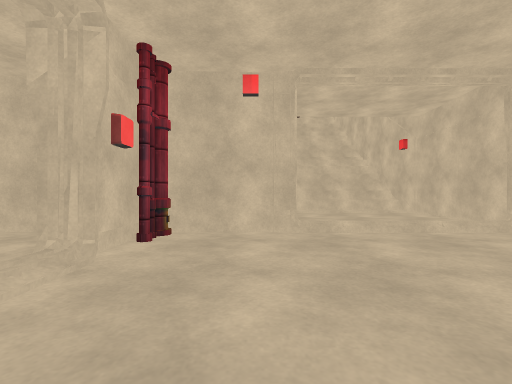
[1] (above)

18 first-person views from a walk through a scene from a Unity 3-D project. The camera is 1.3 m above the floor, looks level and sees 85° across. The floor is counted in squares, 2 m on a side. Each view is taken from the middle of a square. On the plan, view 1 faces up. The plan holds only what a view shows up to about 9 squares ahead; the rest is blank. The place goes on beyond the plan. The player character is not drawn. Door leaves are left out, so doorways stand open. Some surface patterns are stand-ins.

[2]
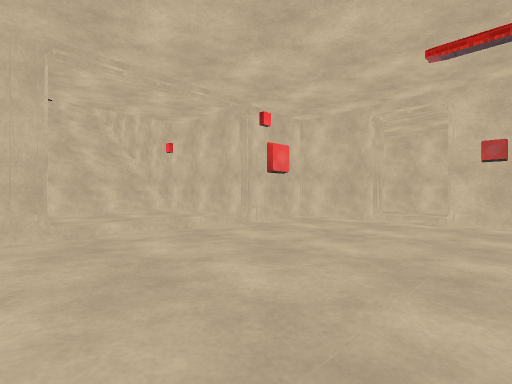

[3]
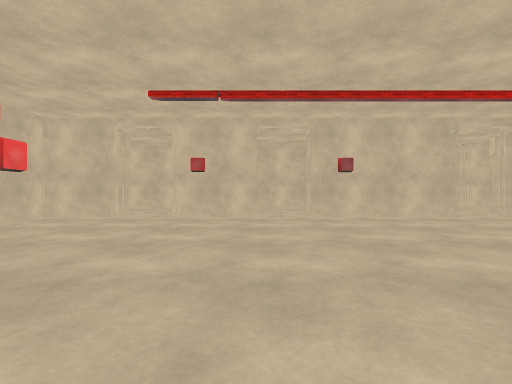

[4]
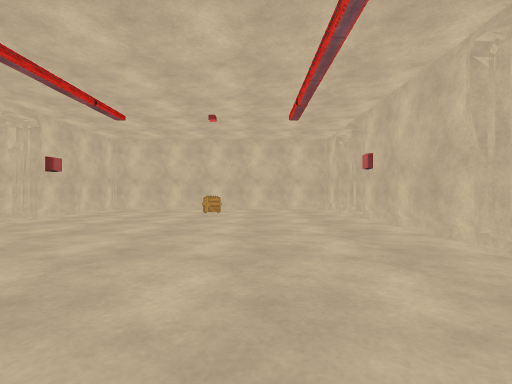

[5]
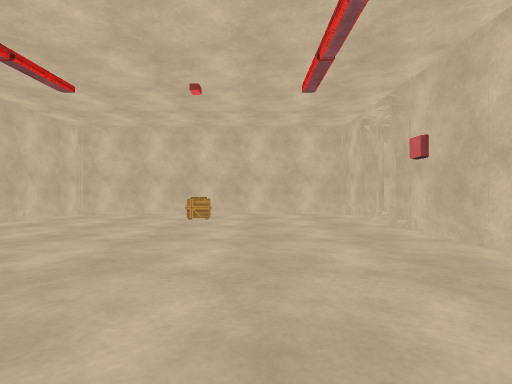

[6]
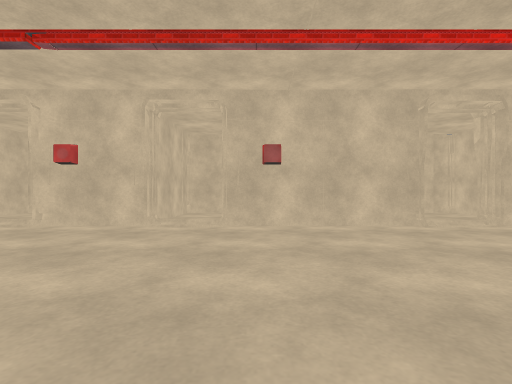

[7]
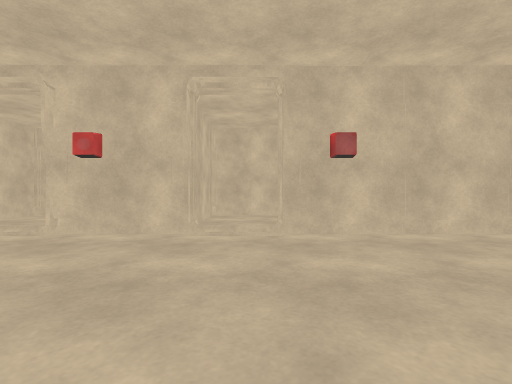

[8]
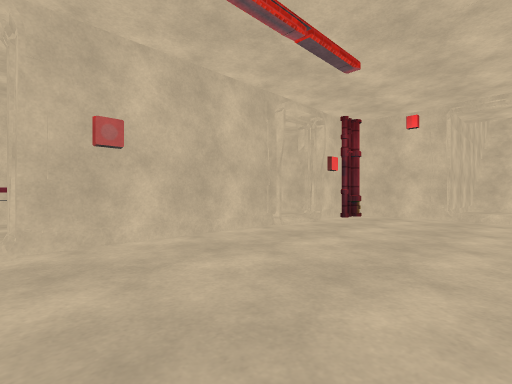

[9]
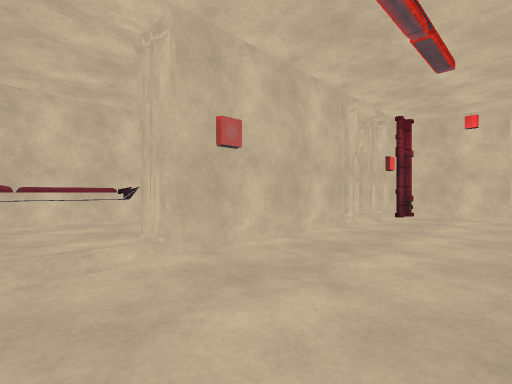

[10]
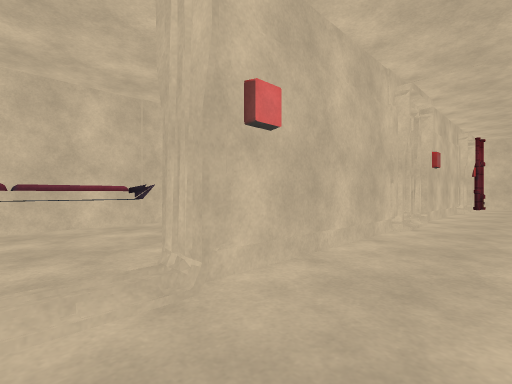

[11]
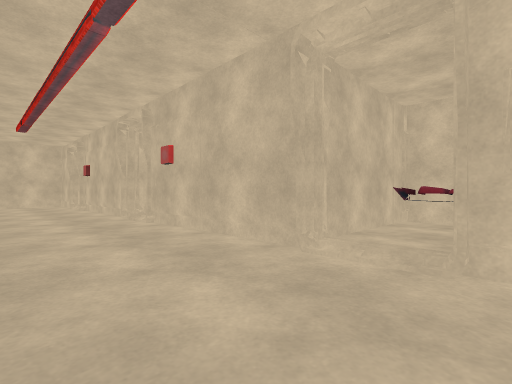

[12]
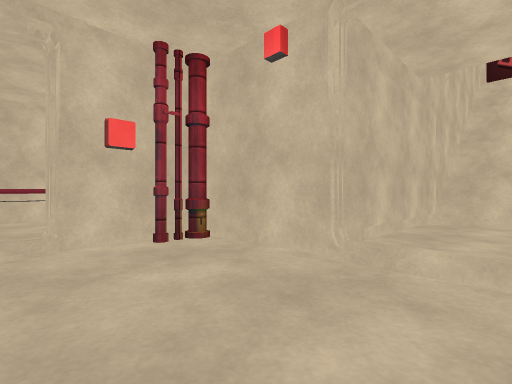

[13]
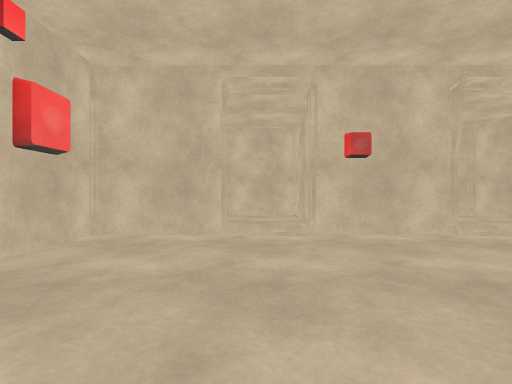

[14]
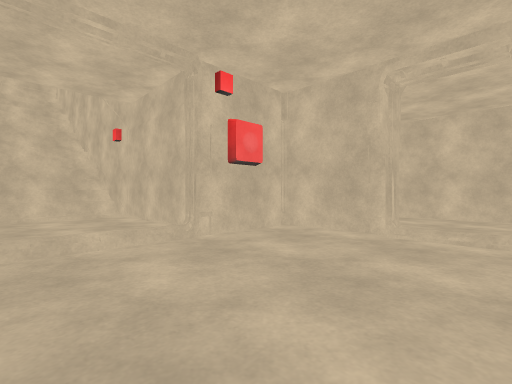

[15]
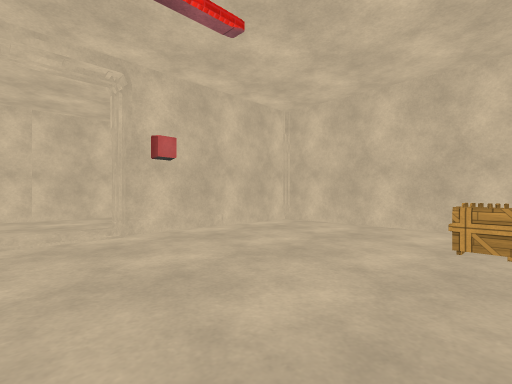

[16]
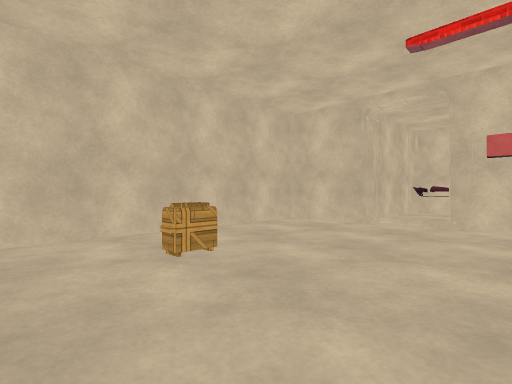

[17]
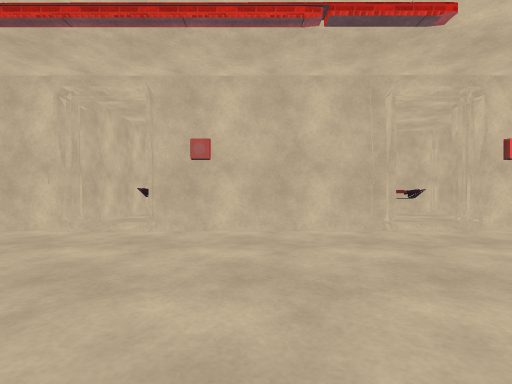

[18]
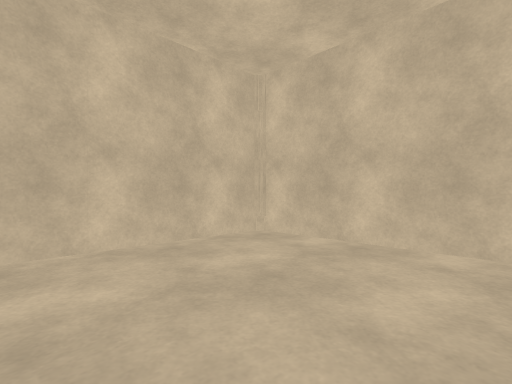

### Floor plan
Ten units are one square. View 1 is at (0, 0); x grows to the right and y downward. Boxes are objects, and circles mark ways between rooms. Rooms are numbered by the first view taken in them; rooms with no view inside come last. Other rooms are left out.
<svg viewBox="-64 -107 173 225">
<path fill="none" stroke="#000" d="M-16 40 -16 80M62 10 62 -12M-16 -13 -16 27M62 62 62 24M62 -25 63 -45 45 -45M7 -45 -16 -44 -16 -26M46 -50 47 -102 5 -102 5 -49M-16 93 -16 113 62 113 62 75M48 -97 4 -97M48 -92 4 -92M71 44 104 44 104 7 75 7M104 87 104 62M84 97 100 97M62 75 68 75M-53 67 -59 67M-58 61 -58 97 -21 97M-29 -46 -58 -46 -58 -9 -25 -9"/>
<rect x="-15" y="-45" width="10" height="10" fill="#bbb"><title>other object</title></rect>
<rect x="15" y="95" width="10" height="10" fill="#bbb"><title>other object</title></rect>
<circle cx="60" cy="15" r="3" fill="#2a7"/>
<circle cx="60" cy="65" r="3" fill="#2a7"/>
<circle cx="-20" cy="85" r="3" fill="#2a7"/>
<circle cx="-20" cy="-20" r="3" fill="#2a7"/>
<text x="20" y="20">1</text>
<text x="80" y="20">2</text>
<text x="90" y="70">3</text>
<text x="-40" y="80">4</text>
<text x="-40" y="-30">5</text>
</svg>
Room 1 opens to room 2. Room 1 opens to room 3. Room 1 opens to room 4. Room 1 opens to room 5.

Where each view was taken, in squares from view 1:
view 1: 0 up, 0 right, facing up
view 2: 0 up, 0 right, facing up-right
view 3: 1 down, 1 left, facing right
view 4: 1 down, 1 right, facing down
view 5: 3 down, 1 right, facing down
view 6: 3 down, 1 right, facing right
view 7: 2 down, 2 right, facing right
view 8: 3 down, 2 right, facing up-left
view 9: 4 down, 1 right, facing up-left
view 10: 9 down, 0 right, facing up-left
view 11: 3 up, 1 right, facing down-left
view 12: 2 up, 2 right, facing up-left
view 13: 2 up, 2 right, facing right
view 14: 1 up, 2 right, facing up-right
view 15: 6 down, 2 right, facing down-right
view 16: 7 down, 4 right, facing down-left
view 17: 1 down, 3 right, facing left
view 18: 1 down, 7 right, facing down-right
